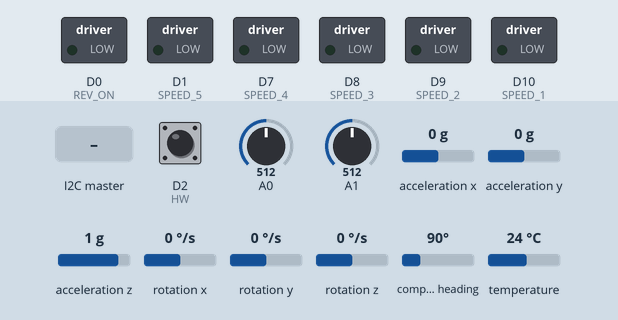
The sketch below on a simulated Arduino Zero (SAMD21). On the bench: switched loads named in the sketch (green lamp = pin HIGH). The test bench sets the inputs (shaded band); at power-on: D2 (HW) HIGH, A0 = 512, A1 = 512, acceleration x 0 g, acceleration y 0 g, acceleration z 1 g, rotation x 0 °/s, rotation y 0 °/s, rotation z 0 °/s, compass heading 90°, temperature 24 °C. What the sketch prints to the serial monitor is not drawn.

Above: at 1.3 s.
1.4 s: the I2C master sends "A"
At 2.4 s:
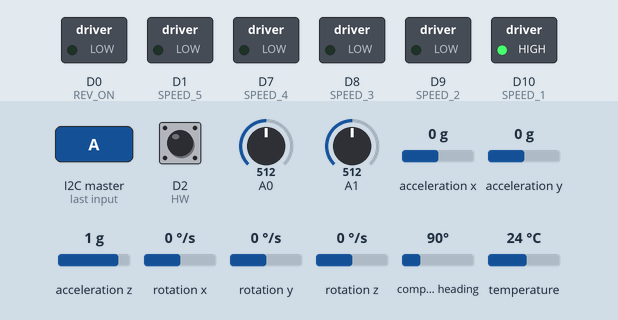
4.4 s: the I2C master sends "R"
At 5.7 s:
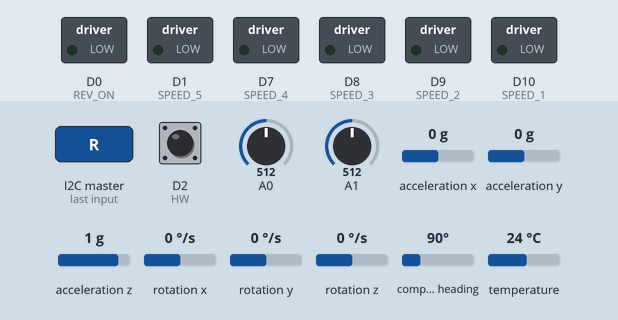
Timing chart, 0 to 7.4 s (numbered marks = the images above; inputs shaded):
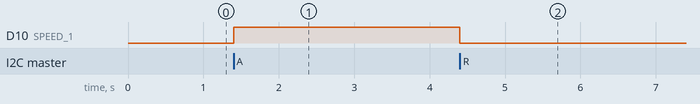

Measured:
- after the input at 1.4 s, D10 (SPEED_1): LOW → HIGH at once
- after the input at 4.4 s, D10 (SPEED_1): HIGH → LOW at once

The sketch:

projectV5.ino
```cpp
#include <Wire.h>
#include <SPI.h>
#include <Adafruit_LSM9DS1.h>
#include <Adafruit_Sensor.h>  // not used in this demo but required!
// i2c
//Adafruit_LSM9DS1 lsm = Adafruit_LSM9DS1();

#define LSM9DS1_SCK 13
#define LSM9DS1_MISO 12
#define LSM9DS1_MOSI 11
#define LSM9DS1_XGCS 6
#define LSM9DS1_MCS 5
#define SPEED_1 10
#define SPEED_2 9
#define SPEED_3 8
#define SPEED_4 7
#define SPEED_5 1 // doesnt work properly
#define REV_ON 0
#define HU 4
#define HW 2
#define HV 3
#define dataToSendLength 34
#define GEARBOX_RATIO 10
#define piNum 3.141592653589793

//i2c
#define SLAVE_ADDRESS 0x05
//omega
#define ENC_COUNT_REV 16

typedef union
{
  short number;
  uint8_t bytes[2];
} SHORTUNION_t;
typedef union
{
  float number;
  uint8_t bytes[4];
} FLOATUNION_t;
SHORTUNION_t myShort;
SHORTUNION_t myShort2;
SHORTUNION_t omegaAxle;

float torqueTest = 0;
int anglePlot = 0;
float currentValue2 = 0;


// software SPI
Adafruit_LSM9DS1 lsm = Adafruit_LSM9DS1(LSM9DS1_SCK, LSM9DS1_MISO, LSM9DS1_MOSI, LSM9DS1_XGCS, LSM9DS1_MCS);
// Or hardware SPI! In this case, only CS pins are passed in
//Adafruit_LSM9DS1 lsm = Adafruit_LSM9DS1(LSM9DS1_XGCS, LSM9DS1_MCS);

//setting up global vars;
char number[50];
char state = 'i';
bool done = false;
byte stage = -1;
short indexR = 0;
short int counter = 0;


#define FLOATS_SENT 1
float data[FLOATS_SENT];
char dataToSend[dataToSendLength];
//IMU
FLOATUNION_t  accelerationX;
FLOATUNION_t  accelerationY;
FLOATUNION_t  accelerationZ;
float  magneticX;
float  magneticY;
float  magneticZ;

FLOATUNION_t  gyroX;
FLOATUNION_t  gyroY;
FLOATUNION_t  gyroZ;
FLOATUNION_t  torqueUni;

float  v1;
// CURRENT SENSOR
const int numReadings = 10;
float readings[numReadings];      // the readings from the analog input
int indexI = 0;                  // the index of the current reading
float total = 0;                  // the running total
float average = 0;                // the average

float currentValue = 0;


//for omega and angle.number
volatile long encoderValue = 0;
volatile long encoderValuePrev = 0;
int interval = 5;            //  interval for measurements
volatile float previousMillis = 0;          // Counters for milliseconds during interval
volatile float currentMillis = 0;
volatile float omega = 0;              // Variable for omega measuerment
volatile long angleMotor = 0;
volatile long prevAngleMotor = 0;
volatile SHORTUNION_t angle;
volatile int prevAngle = 0;


//sequence vars
bool pause = true;
long currentSequenceMillis = 0;
long prevSequenceMillis = 0;


void setupSensor()
{
  //gyro setup
  // 1.) Set the accelerometer range
  lsm.setupAccel(lsm.LSM9DS1_ACCELRANGE_2G);
  //lsm.setupAccel(lsm.LSM9DS1_ACCELRANGE_4G);
  //lsm.setupAccel(lsm.LSM9DS1_ACCELRANGE_8G);
  //lsm.setupAccel(lsm.LSM9DS1_ACCELRANGE_16G);

  // 2.) Set the magnetometer sensitivity
  lsm.setupMag(lsm.LSM9DS1_MAGGAIN_4GAUSS);
  //lsm.setupMag(lsm.LSM9DS1_MAGGAIN_8GAUSS);
  //lsm.setupMag(lsm.LSM9DS1_MAGGAIN_12GAUSS);
  //lsm.setupMag(lsm.LSM9DS1_MAGGAIN_16GAUSS);

  // 3.) Setup the gyroscope
  lsm.setupGyro(lsm.LSM9DS1_GYROSCALE_245DPS);
  //lsm.setupGyro(lsm.LSM9DS1_GYROSCALE_500DPS);
  //lsm.setupGyro(lsm.LSM9DS1_GYROSCALE_2000DPS);


}

void setup()
{
  angle.number = 0;
  angleMotor = 0;
  pinMode(SPEED_1, OUTPUT);
  pinMode(SPEED_2, OUTPUT);
  pinMode(SPEED_3, OUTPUT);
  pinMode(SPEED_4, OUTPUT);
  pinMode(SPEED_5, OUTPUT);
  pinMode(REV_ON, OUTPUT);
  digitalWrite(SPEED_1, LOW);
  digitalWrite(SPEED_2, LOW);
  digitalWrite(SPEED_3, LOW);
  digitalWrite(SPEED_4, LOW);
  digitalWrite(SPEED_5, LOW);
  digitalWrite(REV_ON, LOW);


  Serial.begin(9600);

  // setup i2c comm
  Wire.begin(SLAVE_ADDRESS);
  // define callbacks for i2c communication
  Wire.onReceive(receiveData);
  Wire.onRequest(sendData);
  delay(100);

  // Try to initialise and warn if we couldn't detect the chip
  if (!lsm.begin())
  {
    SerialUSB.println("Oops ... unable to initialize the LSM9DS1. Check your wiring!");
    while (1);
  }

  SerialUSB.println("Found LSM9DS1 9DOF");

  // helper to just set the default scaling we want, see above!
  setupSensor();


  //setup outputs
  pinMode(SPEED_1, OUTPUT);
  pinMode(SPEED_2, OUTPUT);
  pinMode(SPEED_3, OUTPUT);
  pinMode(SPEED_4, OUTPUT);
  pinMode(SPEED_5, OUTPUT);
  pinMode(REV_ON, OUTPUT);

  pinMode(HV, INPUT_PULLUP);
  pinMode(HW, INPUT_PULLUP);
  pinMode(HU, INPUT_PULLUP);
  attachInterrupt(digitalPinToInterrupt(HW), updateEncoder, CHANGE);
  // attachInterrupt(digitalPinToInterrupt(HV), updateEncoder, CHANGE);
  // attachInterrupt(digitalPinToInterrupt(HU), updateEncoder, CHANGE);
  previousMillis = millis();
}

void readNprintGyro() {
  lsm.read();  /* ask it to read in the data */

  /* Get a new sensor event */
  sensors_event_t a, m, g, temp;

  lsm.getEvent(&a, &m, &g, &temp);

  accelerationX.number = a.acceleration.x;
  accelerationY.number = a.acceleration.y;
  accelerationZ.number = a.acceleration.z;

  magneticX = m.magnetic.x;
  magneticY = m.magnetic.y;
  magneticZ = m.magnetic.z;

  gyroX.number = g.gyro.x;
  gyroY.number = g.gyro.y;
  gyroZ.number = g.gyro.z;


/*
  SerialUSB.print("Accel X: "); SerialUSB.print(a.acceleration.x); SerialUSB.print(" m/s^2");
  SerialUSB.print("\tY: "); SerialUSB.print(a.acceleration.y);     SerialUSB.print(" m/s^2 ");
  SerialUSB.print("\tZ: "); SerialUSB.print(a.acceleration.z);     SerialUSB.println(" m/s^2 ");

  SerialUSB.print("Mag X: "); SerialUSB.print(m.magnetic.x);   SerialUSB.print(" gauss");
  SerialUSB.print("\tY: "); SerialUSB.print(m.magnetic.y);     SerialUSB.print(" gauss");
  SerialUSB.print("\tZ: "); SerialUSB.print(m.magnetic.z);     SerialUSB.println(" gauss");

  SerialUSB.print("Gyro X: "); SerialUSB.print(g.gyro.x);   SerialUSB.print(" dps");
  SerialUSB.print("\tY: "); SerialUSB.print(g.gyro.y);      SerialUSB.print(" dps");
  SerialUSB.print("\tZ: "); SerialUSB.print(g.gyro.z);      SerialUSB.println(" dps");

  SerialUSB.println();
*/
  //delay(20);
}//readNprintGryo

void readCurrent() {
  total = total - readings[indexI];
  readings[indexI] = analogRead(1); //Raw data reading
  currentValue2 = (readings[indexI] - 510) * 33 / 1024 / 0.4;
  readings[indexI] = (readings[indexI] - 510) * 3.3 / 1024 / 0.04 - 0.04; //Data processing:510-raw data from analogRead when the input is 0; 5-5v; the first 0.04-0.04V/A(sensitivity); the second 0.04-offset val;
  total = total + readings[indexI];
  indexI = indexI + 1;
  if (indexI >= numReadings)
    indexI = 0;
  average = total / numReadings; //Smoothing algorithm (http://www.arduino.cc/en/Tutorial/Smoothing)
  currentValue = average; // Current is stored in this variable
  //SerialUSB.println(currentValue); // Print the current
}

void updateEncoder() {
  encoderValue++;
}
void readangle() {
  //angle.number = encoderValue * 30;
  angleMotor = encoderValue * 60;
}
void readNprintVolt() {
  float Ain = analogRead(AR_DEFAULT);


  // calculate the voltage
  // use 5.0 for a 5.0V ADC reference voltage
  // 5.015V is the calibrated reference voltage
  v1 = 6.6 * (Ain * 3.3) / 1024.0;
  // send voltage for display on SerialUSB Monitor
  // voltage multiplied by 11 when using voltage divider that
  // divides by 11. 11.132 is the calibrated voltage divide
  // value
  // SerialUSB.print(v1 * 11.132);
  // SerialUSB.println (" V");
}
void readOmega() {
  currentMillis = millis();
  readangle();
  if (currentMillis - previousMillis >= interval) {
    omega = (float)((angleMotor - prevAngleMotor) * 2 * 3.14 / 360) / (abs(currentMillis - previousMillis) * 0.001); //abs((currentMillis - previousMillis)));
    omegaAxle.number = omega / GEARBOX_RATIO;
    prevAngleMotor = angleMotor;
    previousMillis = currentMillis;
    //encoderValue = 0;

  }

}//readOmega

void readTorque() {
  if (abs(omega) >= 0.1) {
    // torqueUni.number= (currentValue * v1*GEARBOX_RATIO) / (omega);
    torqueTest = (currentValue * v1 * GEARBOX_RATIO) / (omega);
  } else {
    torqueTest = 0;
  }
  torqueUni.number = torqueTest;
}
void receiveData(int byteCount) {
  SerialUSB.println("GOT SOME");
  int i = 0;
  while (Wire.available()) {
    number[i] = Wire.read();
    SerialUSB.println(number[i]);

    i++;
  }
  number[i] = '\0';

  //commands the sequence
  if (number[0] == 'A') {
    number[0] = 'n'; // just to get rid of it
    stage = 0;
    angle.number = 0;
    angleMotor = 0;
    encoderValue = 0;
    pause = false;
  } else if (number[0] == 'B') {
    number[0] = 'n'; // just to get rid of it
    stage = 100;
    angle.number = 0;
    angleMotor = 0;
    encoderValue = 0;
    pause = false;

  } else if (number[0] == 'C') {
    number[0] = 'n'; // just to get rid of it
    stage = 150;
    angle.number = 0;
    angleMotor = 0;
    encoderValue = 0;
    pause = false;
  }
  if (number[0] == 'P') {         //pause
    number[0] = 'n'; // just to get rid of it
    digitalWrite(SPEED_1, LOW);
    digitalWrite(SPEED_2, LOW);
    digitalWrite(SPEED_3, LOW);
    digitalWrite(SPEED_4, LOW);
    digitalWrite(SPEED_5, LOW);
    digitalWrite(REV_ON, LOW);
    //stop
    pause = true;
  }
  if (number[0] == 'R') {         //reset
    number[0] = 'n'; // just to get rid of it

    pause = true;
    stage = -1;
    state = 'i';
    angle.number = 0;
    encoderValue = 0;
    digitalWrite(SPEED_1, LOW);
    digitalWrite(SPEED_2, LOW);
    digitalWrite(SPEED_3, LOW);
    digitalWrite(SPEED_4, LOW);
    digitalWrite(SPEED_5, LOW);
    digitalWrite(REV_ON, LOW);
  }
  // SerialUSB.print(number);
}  // end while


void buildDataToSend() {
  angle.number = encoderValue * 60;
  // Could do with for loops, but better overview this way
  dataToSend[0] = state;
  dataToSend[1] = stage;
  dataToSend[2] = angle.bytes[0];
  dataToSend[3] = angle.bytes[1];
  dataToSend[4] = omegaAxle.bytes[0];
  dataToSend[5] = omegaAxle.bytes[1];
  dataToSend[6] = accelerationX.bytes[0];
  dataToSend[7] = accelerationX.bytes[1];
  dataToSend[8] = accelerationX.bytes[2];
  dataToSend[9] = accelerationX.bytes[3];
  dataToSend[10] = accelerationY.bytes[0];
  dataToSend[11] = accelerationY.bytes[1];
  dataToSend[12] = accelerationY.bytes[2];
  dataToSend[13] = accelerationY.bytes[3];
  dataToSend[14] = accelerationZ.bytes[0];
  dataToSend[15] = accelerationZ.bytes[1];
  dataToSend[16] = accelerationZ.bytes[2];
  dataToSend[17] = accelerationZ.bytes[3];
  dataToSend[18] = gyroX.bytes[0];
  dataToSend[19] = gyroX.bytes[1];
  dataToSend[20] = gyroX.bytes[2];
  dataToSend[21] = gyroX.bytes[3];
  dataToSend[22] = gyroY.bytes[0];
  dataToSend[23] = gyroY.bytes[1];
  dataToSend[24] = gyroY.bytes[2];
  dataToSend[25] = gyroY.bytes[3];
  dataToSend[26] = gyroZ.bytes[0];
  dataToSend[27] = gyroZ.bytes[1];
  dataToSend[28] = gyroZ.bytes[2];
  dataToSend[29] = gyroZ.bytes[3];
  dataToSend[30] = torqueUni.bytes[0];
  dataToSend[31] = torqueUni.bytes[1];
  dataToSend[32] = torqueUni.bytes[2];
  dataToSend[33] = torqueUni.bytes[3];


}
void sendData() {
  if (indexR >= dataToSendLength) {
    indexR = 0;
  }
  Wire.write(dataToSend[indexR]);
  ++indexR;


}

void sequenceA() {
  currentSequenceMillis = millis();
  if (state == 'e' && stage == 4) {
    SerialUSB.println(torqueTest);
    state=='f';
    delay(2000);
  }
  if (state == 'e' && stage == 3) {
    //digitalWrite(SPEED_1, LOW);
    if (torqueTest <= 1) {
      stage = 4;
    }
    //SerialUSB.println("STAGE 1");
    prevSequenceMillis = millis();
    SerialUSB.print("FINAL2 ");//SerialUSB.print(angleMotor/GEARBOX_RATIO);
    SerialUSB.println(torqueTest);


  }

  if (state == 'e' && stage == 2 && (torqueTest >= 1.2)) {
    digitalWrite(SPEED_1, LOW);
    //digitalWrite(SPEED_5,HIGH);
    stage = 3;
    SerialUSB.print("FINAL"); SerialUSB.println(torqueTest);
    prevSequenceMillis = millis();
    angleMotor = 0;
    encoderValue = 0;

  }
  if (state == 'e' && stage == 1 && ((angleMotor / GEARBOX_RATIO ) >= 360 * 20)) {
    //digitalWrite(SPEED_1, LOW);
    //digitalWrite(SPEED_2,HIGH);
    stage = 2;
    //SerialUSB.println("STAGE 1");
    prevSequenceMillis = millis();

  }
  if (state == 'i' && stage == 0) {
    state = 'e';
    //start low speed
    angle.number = 0;
    angleMotor = 0;
    torqueTest = 0;
    encoderValue = 0;
    digitalWrite(SPEED_1, HIGH);
    stage = 1;
    prevSequenceMillis = millis();
    //SerialUSB.println("STAGE0");
  }
  //delay(10); //some value between 3 and 15 to take account for the rise time of the relays


}
void sequenceC() {
  currentSequenceMillis = millis();
  if (state == 'e' && stage == 154) {
    SerialUSB.println(torqueTest);
    delay(20000);
  }
  if (state == 'e' && stage == 153) {
    //digitalWrite(SPEED_1, LOW);
    if (torqueTest <= 1) {
      stage = 154;
    }
    //SerialUSB.println("STAGE 1");
    prevSequenceMillis = millis();
    SerialUSB.print("FINAL2 ");//SerialUSB.print(angleMotor/GEARBOX_RATIO);
    SerialUSB.println(torqueTest);


  }

  if (state == 'e' && stage == 152 && (torqueTest >= 1.2)) {
    digitalWrite(SPEED_1, LOW);
    //digitalWrite(SPEED_5,HIGH);
    stage = 153;
    SerialUSB.print("FINAL"); SerialUSB.println(torqueTest);
    prevSequenceMillis = millis();
    angleMotor = 0;
    encoderValue = 0;

  }
  if (state == 'e' && stage == 151 && ((angleMotor / GEARBOX_RATIO ) >= 360 * 20)) {
    //digitalWrite(SPEED_1, LOW);
    //digitalWrite(SPEED_2,HIGH);
    // stage=152;
    digitalWrite(SPEED_1, LOW);
    //SerialUSB.println("STAGE 1");
    prevSequenceMillis = millis();
    SerialUSB.print("DONE");
    delay(10000);

  }
  if (state == 'i' && stage == 150) {
    state = 'e';
    //start low speed
    angle.number = 0;
    angleMotor = 0;
    torqueTest = 0;
    encoderValue = 0;
    digitalWrite(SPEED_1, HIGH);
    digitalWrite(REV_ON, HIGH);
    stage = 151;
    prevSequenceMillis = millis();
    //SerialUSB.println("STAGE0");
  }
  //delay(10); //some value between 3 and 15 to take account for the rise time of the relays


}
void sequenceB() {
  currentSequenceMillis = millis();
  readangle();

  if (state == 'e' && stage == 101 && (angleMotor / GEARBOX_RATIO ) >= 20) {
    digitalWrite(SPEED_1, LOW);
    //SerialUSB.println("STAGE 1");
    state = 'f';
    stage = 102;
  }

  if (state == 'i' && stage == 100) {
    state = 'e';
    //start low speed
    angle.number = 0;
    angleMotor = 0;
    encoderValue = 0;
    digitalWrite(SPEED_1, HIGH);
    stage = 101;
    prevSequenceMillis = millis();
    prevAngle = 0;
    //SerialUSB.println("STAGE0");
  }
}

void loop()
{


  sequenceA();
  sequenceB();
  sequenceC();
  readangle();
  readOmega();
  readNprintGyro();
  readNprintVolt();
  readCurrent();
  readTorque();
  buildDataToSend();
  SerialUSB.print(omega);
  //SerialUSB.print("STAGE : "); SerialUSB.print(stage); SerialUSB.print(" Encoder : "); SerialUSB.print(encoderValue);
  //SerialUSB.print(" CURRENT : ");
  /*SerialUSB.print(currentValue);
    //SerialUSB.print(" angleMotor : "); SerialUSB.print(angleMotor);
    //SerialUSB.print(" omega : ");
    SerialUSB.print(" ");
    SerialUSB.print(currentValue2);
    SerialUSB.print(" ");
    SerialUSB.print(omega);
    SerialUSB.print(" ");
    //SerialUSB.print("Voltage : ");
    SerialUSB.print(v1);
    SerialUSB.print(" ");
    //SerialUSB.print(" STAGE  : "); SerialUSB.print(stage);
    //SerialUSB.print("Torque : ");
    SerialUSB.println(torqueTest);// SerialUSB.print("  "); SerialUSB.print(omega); SerialUSB.print("   ");
    //SerialUSB.println(angleMotor/GEARBOX_RATIO);

  */
}
```
